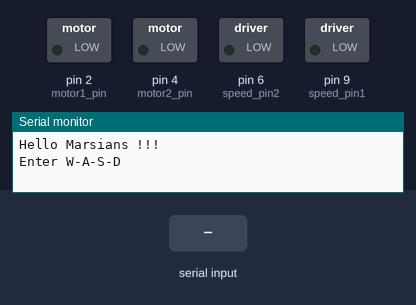
The sketch below on a simulated Arduino Uno, built with avr-gcc and run on an emulated ATmega328P. On the bench: switched loads named in the sketch (green lamp = pin HIGH), the last lines printed to the serial monitor. Inputs (shaded band) come from the test bench.

Above: at 1.2 s.
1.3 s: "W" received over Serial
At 2.1 s:
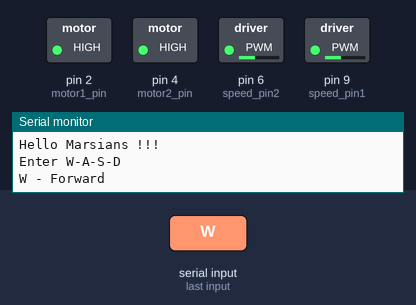
2.8 s: "A" received over Serial
At 3.3 s:
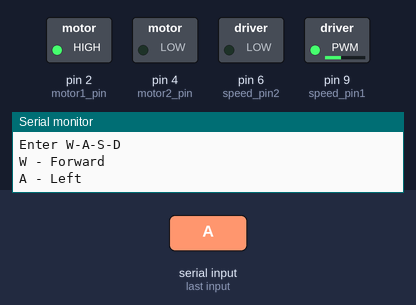
4.3 s: "D" received over Serial
At 5.5 s:
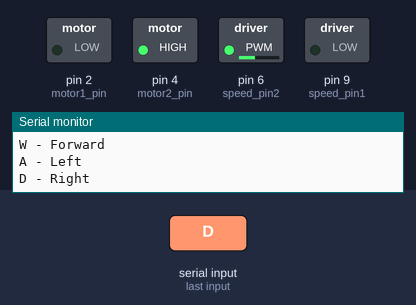
5.8 s: "S" received over Serial
At 6.8 s:
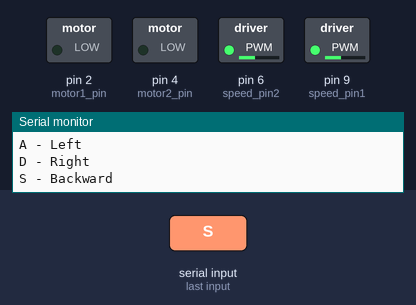
Timing chart, 0 to 8.3 s (numbered marks = the images above; inputs shaded):
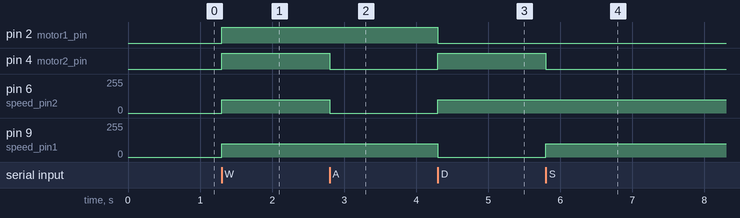

Measured:
- after the input at 1.3 s, pin 2 (motor1_pin), pin 4 (motor2_pin): LOW → HIGH at once; pin 6 (speed_pin2), pin 9 (speed_pin1): 0/255 → 100/255 at once
- after the input at 2.8 s, pin 4 (motor2_pin): HIGH → LOW at once; pin 6 (speed_pin2): 100/255 → 0/255 at once
- after the input at 4.3 s, pin 2 (motor1_pin): HIGH → LOW at once; pin 4 (motor2_pin): LOW → HIGH at once; pin 6 (speed_pin2): 0/255 → 100/255 at once; pin 9 (speed_pin1): 100/255 → 0/255 at once
- after the input at 5.8 s, pin 4 (motor2_pin): HIGH → LOW at once; pin 9 (speed_pin1): 0/255 → 100/255 at once

The sketch:

sk_mars_task02.ino
```cpp
// Declare a variable to store the user's key input
char choice;

// Define pin numbers for speed and motor control
int speed_pin1 = 9;   // PWM pin for Motor 1 speed control
int speed_pin2 = 6;   // PWM pin for Motor 2 speed control
int motor1_pin = 2;   // Direction pin for Motor 1
int motor2_pin = 4;   // Direction pin for Motor 2

void setup()
{
  // Set motor and speed pins as OUTPUT
  pinMode(speed_pin1, OUTPUT);
  pinMode(speed_pin2, OUTPUT);
  pinMode(motor1_pin, OUTPUT);
  pinMode(motor2_pin, OUTPUT);

  // Initialize serial communication
  Serial.begin(9600);

  // Display greeting and instruction
  Serial.println("Hello Marsians !!!");
  Serial.println("Enter W-A-S-D"); // Prompt user for direction input
}

void loop()
{
  // Check if any data is available from serial monitor
  if (Serial.available() > 0){
    choice = Serial.read(); // Read the input character

    // Move forward
    if (choice == 'W'){
      Serial.println("W - Forward");

      // Set both motors to move forward
      digitalWrite(motor1_pin, HIGH);
      digitalWrite(motor2_pin, HIGH);

      // Set speed for both motors
      analogWrite(speed_pin1, 100);
      analogWrite(speed_pin2, 100);

      delay(1000); // Run for 1 second
    }

    // Turn left
    if (choice == 'A'){
      Serial.println("A - Left");

      // Left turn by powering only the right motor
      analogWrite(speed_pin1, 100); // Right motor speed
      analogWrite(speed_pin2, 0);   // Left motor off
      digitalWrite(motor1_pin, HIGH);
      digitalWrite(motor2_pin, LOW);

      delay(1000);
    }

    // Turn right
    if (choice == 'D'){
      Serial.println("D - Right");

      // Right turn by powering only the left motor
      analogWrite(speed_pin1, 0);   // Right motor off
      analogWrite(speed_pin2, 100); // Left motor speed
      digitalWrite(motor1_pin, LOW);
      digitalWrite(motor2_pin, HIGH);

      delay(1000);
    }

    // Move backward
    if (choice == 'S'){
      Serial.println("S - Backward");

      // Both motors in reverse direction
      analogWrite(speed_pin1, 100);
      analogWrite(speed_pin2, 100);
      digitalWrite(motor1_pin, LOW);
      digitalWrite(motor2_pin, LOW);

      delay(1000);
    }
  }
}
```
